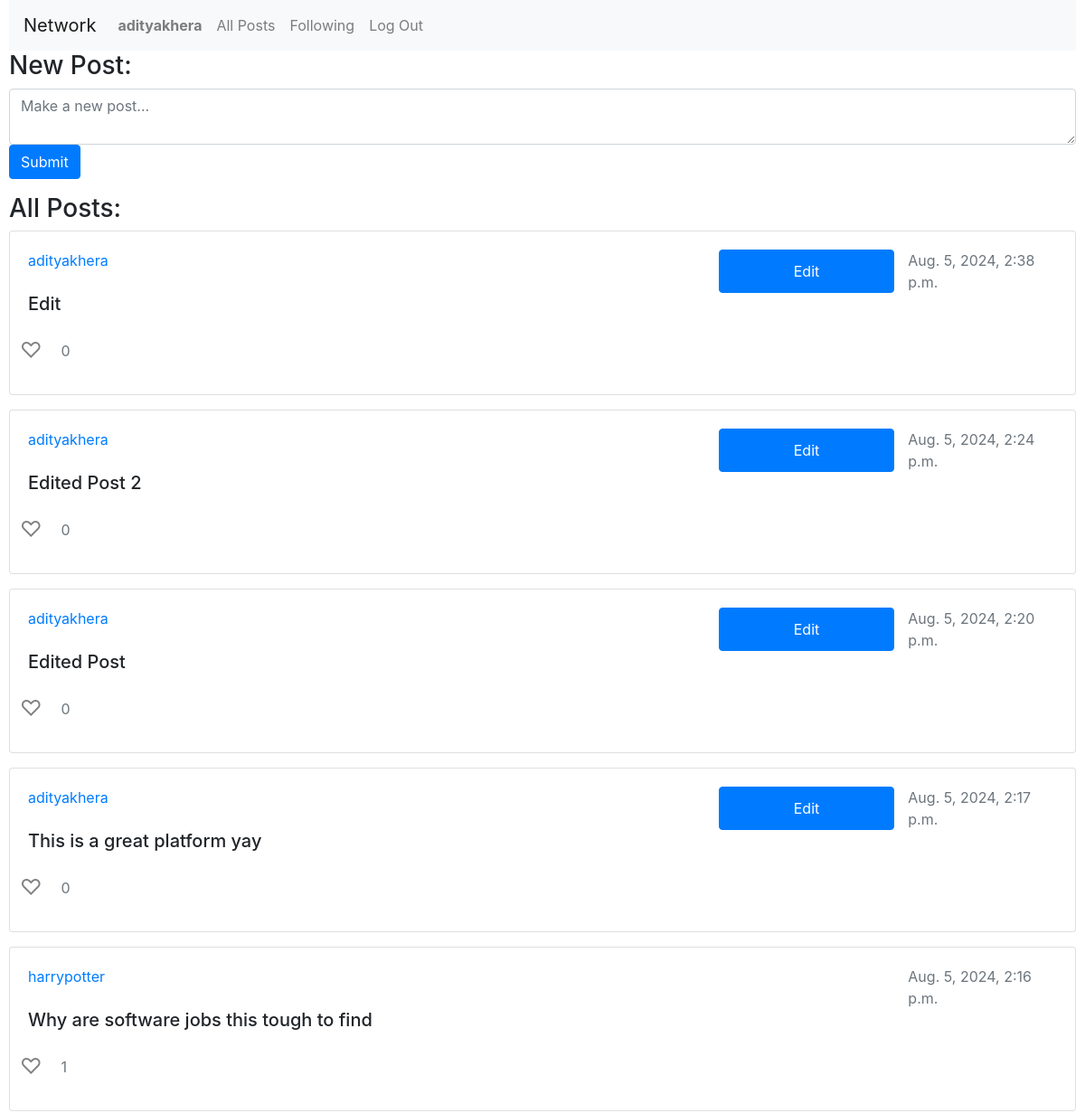
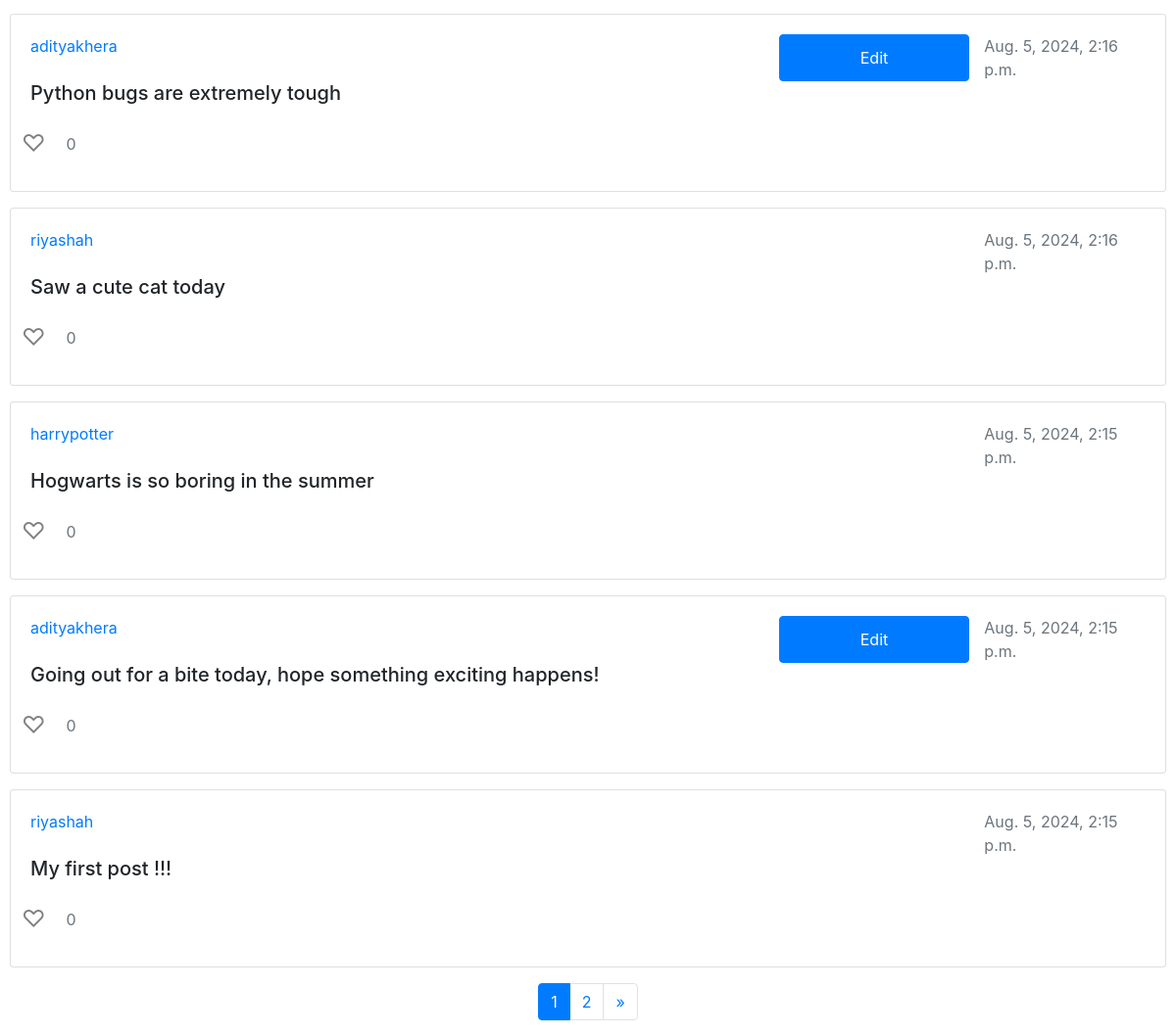
/ (signed in), run on the app's committed database (2 pictures, top to bottom).
### network/models.py (models this page shows, shortened)
class User(AbstractUser):
    pass

class Post(models.Model):
    user = models.ForeignKey(User, on_delete=models.CASCADE, related_name = 'posts_made')
    content = models.CharField(max_length=280)
    timestamp = models.DateTimeField(auto_now_add=True)

### network/views.py (the view)
# urls.py: path("", views.index, name="index"),
def index(request):
    newPostForm = NewPostForm()
    if request.method == 'POST':
        post_text = request.POST.get('new_post_text')
        user = User.objects.get(pk=request.user.id)
        post = Post(user=user, content=post_text)
        post.save()
        return HttpResponseRedirect(reverse('index'))
    posts_list = Post.objects.all().order_by('-timestamp')
    paginator = Paginator(posts_list, 10)  # 10 posts per page
    page_number = request.GET.get('page')
    posts = paginator.get_page(page_number)
    return render(request, "network/index.html" ,{
        'newPostForm' : newPostForm,
        'posts' : posts
    })

### network/views.py
class NewPostForm(forms.Form):
    new_post_text = forms.CharField(widget=forms.Textarea(attrs={
        'placeholder' : 'Make a new post...',
        'required' : 'True',
        'class' : 'form-control',
        'maxlength': '500',
        'rows': 2,
        'cols': 40
    }), label="")

### network/templates/network/index.html (shortened to what this page needs)
{% extends "network/layout.html" %}
{% block body %}
    <form action="{% url 'index' %}" method="post" class="mb-3">
        <h3>New Post:</h3>
        {{ newPostForm }}
        <input type="submit" class="btn btn-primary">
    </form>
    <h3>All Posts:</h3>
    {% if posts %}
        <div class="row">
            <div class="col-12">
                {% for post in posts %}
                <div class="card mb-3">
                    <div class="card-body">
                        <div class="row">
                            {% if post.user.username == user.username %}
                                <a href="{% url 'profile' username=post.user.username %}" class="col-8">{{post.user.username}}</a>
                                <button class="edit-button btn btn-primary col-2" data-post-id="{{ post.id }}" data-post-content="{{ post.content|escapejs }}">Edit</button>
                            {% else %}
                                <a href="{% url 'profile' username=post.user.username %}" class="col-10">{{post.user.username}}</a>
                            {% endif %}
                            <div class="text-muted col-2">{{post.timestamp}}</div>
                        </div>
                        <h5 class="card-title" id="post-content-{{ post.id }}">{{ post.content }}</h5>
                        <div class="row">
                            <button class="like-button {% if user in post.likes.all %}liked{% else %}unliked{% endif %}" data-post-id="{{post.id}}">
                                {% if user in post.likes.all %}
                                &#x2764;
                                {% else %}
                                &#x2661;
                                {% endif %}
                            </button>
                            <p class="text-muted col-2 mt-3" id="like-count-{{post.id}}">{{post.likes.count}}</p>
                        </div>
                    </div>
                </div>
                {% endfor %}
            </div>
        </div>
        <nav aria-label="Page navigation">
            <ul class="pagination justify-content-center">
                {% for i in posts.paginator.page_range %}
                    {% if posts.number == i %}
                        <li class="page-item active"><a class="page-link" href="#">{{ i }}</a></li>
                    {% else %}
                        <li class="page-item"><a class="page-link" href="?page={{ i }}">{{ i }}</a></li>
                    {% endif %}
                {% endfor %}
                {% if posts.has_next %}
                    <li class="page-item">
                        <a class="page-link" href="?page={{ posts.next_page_number }}" aria-label="Next">
                            <span aria-hidden="true">&raquo;</span>
                        </a>
                    </li>
                {% endif %}
            </ul>
        </nav>
    {% else %}
        <h4>No Posts Yet</h4>
    {% endif %}
{% endblock %}

### network/templates/network/layout.html (shortened to what this page needs)
{% load static %}
<!DOCTYPE html>
<html lang="en">
    <head>
        <link rel="stylesheet" href="https://stackpath.bootstrapcdn.com/bootstrap/4.4.1/css/bootstrap.min.css">
        <link href="{% static 'network/styles.css' %}" rel="stylesheet">
    </head>
    <body>
        <nav class="navbar navbar-expand-lg navbar-light bg-light">
            <a class="navbar-brand" href="#">Network</a>
            <div>
              <ul class="navbar-nav mr-auto">
                {% if user.is_authenticated %}
                    <li class="nav-item">
                        <a class="nav-link" href="{% url 'profile' username=user.username %}"><strong>{{ user.username }}</strong></a>
                    </li>
                {% endif %}
                <li class="nav-item">
                  <a class="nav-link" href="{% url 'index' %}">All Posts</a>
                </li>
                {% if user.is_authenticated %}
                    <li class="nav-item">
                        <a class="nav-link" href="{% url 'followingpage' %}">Following</a>
                    </li>
                    <li class="nav-item">
                        <a class="nav-link" href="{% url 'logout' %}">Log Out</a>
                    </li>
                {% endif %}
              </ul>
            </div>
          </nav>
        <div class="body">
            {% block body %}
            {% endblock %}
        </div>
    </body>
</html>

### network/templates/network/layout.html (style rules this page uses)
.like-button { background: none; border: none; cursor: pointer; outline: none; font-size: 24px; }
.like-button.unliked { color: grey; }
body { margin-left: 10px; margin-right: 10px; }

### data on the page
User: username "adityakhera"
Post: user.username "adityakhera", timestamp "Aug. 5, 2024, 2:38 p.m.", content "Edit", likes.count "0"
Post: user.username "adityakhera", timestamp "Aug. 5, 2024, 2:24 p.m.", content "Edited Post 2", likes.count "0"
Post: user.username "adityakhera", timestamp "Aug. 5, 2024, 2:20 p.m.", content "Edited Post", likes.count "0"
Post: user.username "adityakhera", timestamp "Aug. 5, 2024, 2:17 p.m.", content "This is a great platform yay", likes.count "0"
Post: user.username "harrypotter", timestamp "Aug. 5, 2024, 2:16 p.m.", content "Why are software jobs this tough to find", likes.count "1"
Post: user.username "adityakhera", timestamp "Aug. 5, 2024, 2:16 p.m.", content "Python bugs are extremely tough", likes.count "0"
Post: user.username "riyashah", timestamp "Aug. 5, 2024, 2:16 p.m.", content "Saw a cute cat today", likes.count "0"
Post: user.username "harrypotter", timestamp "Aug. 5, 2024, 2:15 p.m.", content "Hogwarts is so boring in the summer", likes.count "0"
Post: user.username "adityakhera", timestamp "Aug. 5, 2024, 2:15 p.m.", content "Going out for a bite today, hope something exciting happens!", likes.count "0"
Post: user.username "riyashah", timestamp "Aug. 5, 2024, 2:15 p.m.", content "My first post !!!", likes.count "0"

### other printed values
{{ i }} "1"
{{ i }} "2"
